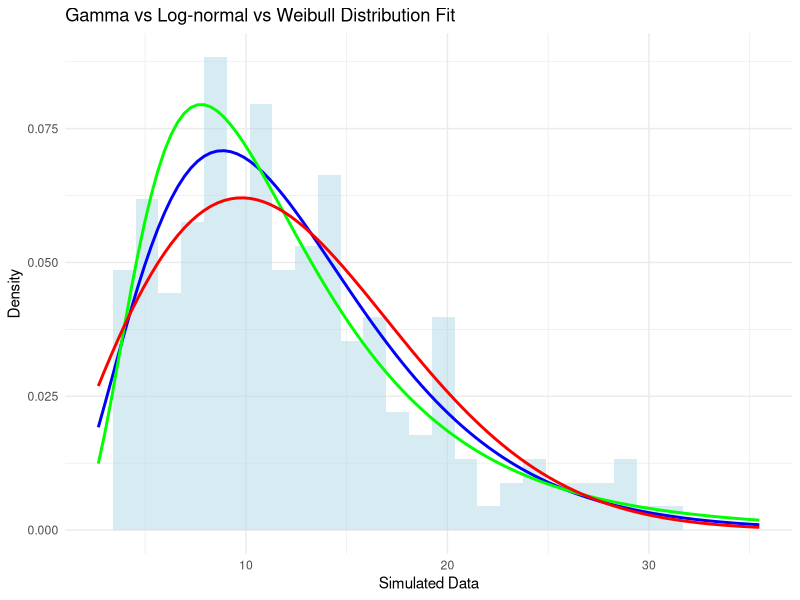

Write R code to recreate this figure.
## Issue: Authors report summary statistics without making it clear whether
## these are empirical estimates or have been estimated from a fitted 
## distribution.
## Downstream implication: If the summary statistics are not from the fitted
## distribution, using them as if they were can lead to incorrect conclusions.
## Illustration: We simulate data from a gamma distribution and fit gamma,
## log-normal, and Weibull distributions to the data. We then calculate the
## 99th percentile the fitted distributions and illustrate that even where the 
## mean and standard deviation of the fitted distributions are close to the
## simulated data, the 99th percentile can be quite different. 

library(ggplot2)
library(fitdistrplus)

# Set the mean and standard deviation for the simulation
mean_val <- 12.91
sd_val <- 7

# Number of data points to simulate
n <- 200

# Calculate Gamma distribution parameters from mean and sd
shape_gamma <- (mean_val / sd_val)^2
rate_gamma <- mean_val / (sd_val^2)

# Simulate data from a gamma distribution
set.seed(123)
gamma_data <- rgamma(n, shape = shape_gamma, rate = rate_gamma)

# Fit Gamma, Log-normal, and Weibull distributions to the simulated data
fit_gamma <- fitdist(gamma_data, "gamma")
fit_lognorm <- fitdist(gamma_data, "lnorm")
fit_weibull <- fitdist(gamma_data, "weibull")

# Define a range for x values (the range of the simulated data)
x_vals <- seq(min(gamma_data), max(gamma_data), length.out = 1000)

# Plot histogram and fitted densities
ggplot(data.frame(x = gamma_data), aes(x)) +
  geom_histogram(aes(y = ..density..), bins = 30, fill = "lightblue", alpha = 0.5, boundary = 0) +
  stat_function(fun = dgamma, args = list(shape = fit_gamma$estimate[1], 
   rate = fit_gamma$estimate[2]), 
                col = "blue", lwd = 1) +
  stat_function(fun = dlnorm, 
    args = list(meanlog = fit_lognorm$estimate[1], sdlog = fit_lognorm$estimate[2]), 
                col = "green", lwd = 1) +
  stat_function(fun = dweibull, 
    args = list(shape = fit_weibull$estimate[1], scale = fit_weibull$estimate[2]), 
                col = "red", lwd = 1) +
  ggtitle("Gamma vs Log-normal vs Weibull Distribution Fit") +
  theme_minimal() +
  xlab("Simulated Data") +
  ylab("Density") +
  xlim(min(x_vals), max(x_vals))  # Define limits for x based on data range

qgamma(0.99, shape = fit_gamma$estimate[1], rate = fit_gamma$estimate[2])
qlnorm(0.99, meanlog = fit_lognorm$estimate[1], sdlog = fit_lognorm$estimate[2])    
qweibull(0.99, shape = fit_weibull$estimate[1], scale = fit_weibull$estimate[2])

mean(rgamma(1000, shape = fit_gamma$estimate[1], rate = fit_gamma$estimate[2]))
mean(rlnorm(1000, meanlog = fit_lognorm$estimate[1], sdlog = fit_lognorm$estimate[2]))
mean(rweibull(1000, shape = fit_weibull$estimate[1], scale = fit_weibull$estimate[2]))
